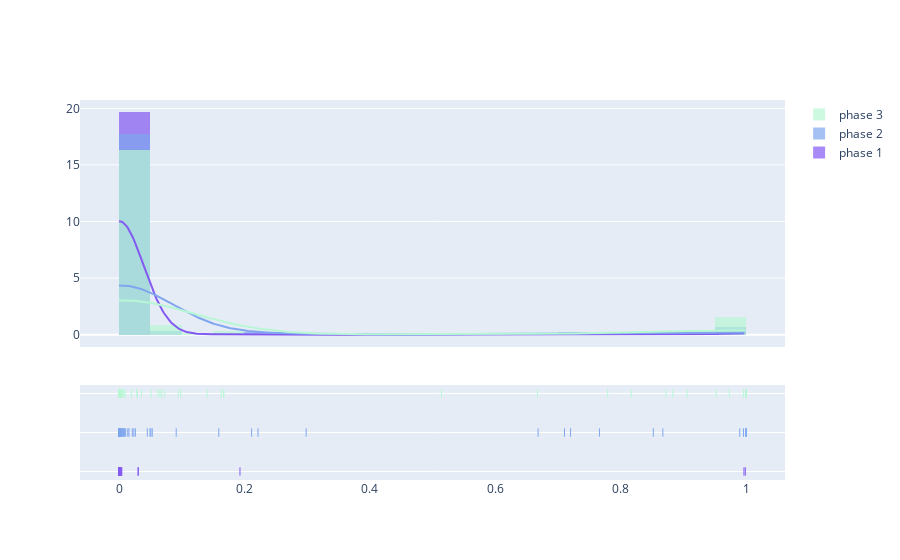

Notebook cell for this chart:
### Code cell
hist_data = []
hist_data.append([i[1] for i in novel_p1_mol_activity])
hist_data.append([i[1] for i in novel_p2_mol_activity])
hist_data.append([i[1] for i in novel_p3_mol_activity])

group_labels = ['phase 1','phase 2','phase 3']
colors = ['#835AF1', '#7FA6EE', '#B8F7D4']


activity_hist_fig = ff.create_distplot(hist_data, group_labels=group_labels,
                                       bin_size=0.05, colors=colors)
activity_hist_fig.show()

### Figure 1 — Plotly figure (JSON) as saved in the notebook; plotly's stock layout.template omitted (floating-point values rounded to 4 significant figures; data arrays with more than 128 entries replaced by an {"elided": "..."} marker saying what was removed)
{"data": [{"autobinx": false, "histnorm": "probability density", "legendgroup": "phase 1", "marker": {"color": "#835AF1"}, "name": "phase 1", "opacity": 0.7, "type": "histogram", "x": {"elided": "170 float values"}, "xaxis": "x", "xbins": {"end": 0.9989, "size": 0.05, "start": 2.484e-19}, "yaxis": "y"}, {"autobinx": false, "histnorm": "probability density", "legendgroup": "phase 2", "marker": {"color": "#7FA6EE"}, "name": "phase 2", "opacity": 0.7, "type": "histogram", "x": {"elided": "169 float values"}, "xaxis": "x", "xbins": {"end": 1.0, "size": 0.05, "start": 3.448e-17}, "yaxis": "y"}, {"autobinx": false, "histnorm": "probability density", "legendgroup": "phase 3", "marker": {"color": "#B8F7D4"}, "name": "phase 3", "opacity": 0.7, "type": "histogram", "x": {"elided": "171 float values"}, "xaxis": "x", "xbins": {"end": 1, "size": 0.05, "start": 1.062e-17}, "yaxis": "y"}, {"legendgroup": "phase 1", "marker": {"color": "#835AF1"}, "mode": "lines", "name": "phase 1", "showlegend": false, "type": "scatter", "x": {"elided": "500 float values"}, "xaxis": "x", "y": {"elided": "500 float values"}, "yaxis": "y"}, {"legendgroup": "phase 2", "marker": {"color": "#7FA6EE"}, "mode": "lines", "name": "phase 2", "showlegend": false, "type": "scatter", "x": {"elided": "500 float values"}, "xaxis": "x", "y": {"elided": "500 float values"}, "yaxis": "y"}, {"legendgroup": "phase 3", "marker": {"color": "#B8F7D4"}, "mode": "lines", "name": "phase 3", "showlegend": false, "type": "scatter", "x": {"elided": "500 float values"}, "xaxis": "x", "y": {"elided": "500 float values"}, "yaxis": "y"}, {"legendgroup": "phase 1", "marker": {"color": "#835AF1", "symbol": "line-ns-open"}, "mode": "markers", "name": "phase 1", "showlegend": false, "type": "scatter", "x": {"elided": "170 float values"}, "xaxis": "x", "y": {"elided": "170 str values"}, "yaxis": "y2"}, {"legendgroup": "phase 2", "marker": {"color": "#7FA6EE", "symbol": "line-ns-open"}, "mode": "markers", "name": "phase 2", "showlegend": false, "type": "scatter", "x": {"elided": "169 float values"}, "xaxis": "x", "y": {"elided": "169 str values"}, "yaxis": "y2"}, {"legendgroup": "phase 3", "marker": {"color": "#B8F7D4", "symbol": "line-ns-open"}, "mode": "markers", "name": "phase 3", "showlegend": false, "type": "scatter", "x": {"elided": "171 float values"}, "xaxis": "x", "y": {"elided": "171 str values"}, "yaxis": "y2"}], "layout": {"barmode": "overlay", "hovermode": "closest", "legend": {"traceorder": "reversed"}, "xaxis": {"anchor": "y2", "domain": [0, 1], "zeroline": false}, "yaxis": {"anchor": "free", "domain": [0.35, 1], "position": 0}, "yaxis2": {"anchor": "x", "domain": [0, 0.25], "dtick": 1, "showticklabels": false}}}
